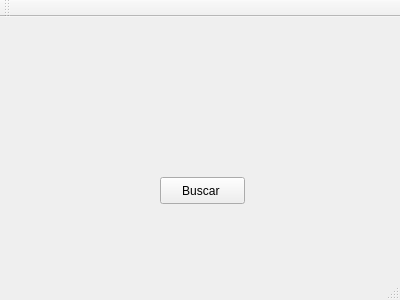
<?xml version="1.0" encoding="UTF-8"?>
<ui version="4.0">
 <class>Proyecto</class>
 <widget class="QMainWindow" name="Proyecto">
  <property name="geometry">
   <rect>
    <x>0</x>
    <y>0</y>
    <width>400</width>
    <height>300</height>
   </rect>
  </property>
  <property name="windowTitle">
   <string>Proyecto</string>
  </property>
  <widget class="QWidget" name="centralWidget">
   <widget class="QPushButton" name="pushButton">
    <property name="geometry">
     <rect>
      <x>160</x>
      <y>160</y>
      <width>85</width>
      <height>27</height>
     </rect>
    </property>
    <property name="text">
     <string>Buscar </string>
    </property>
   </widget>
  </widget>
  <widget class="QMenuBar" name="menuBar">
   <property name="geometry">
    <rect>
     <x>0</x>
     <y>0</y>
     <width>400</width>
     <height>27</height>
    </rect>
   </property>
  </widget>
  <widget class="QToolBar" name="mainToolBar">
   <attribute name="toolBarArea">
    <enum>TopToolBarArea</enum>
   </attribute>
   <attribute name="toolBarBreak">
    <bool>false</bool>
   </attribute>
  </widget>
  <widget class="QStatusBar" name="statusBar"/>
 </widget>
 <layoutdefault spacing="6" margin="11"/>
 <resources/>
 <connections/>
</ui>
